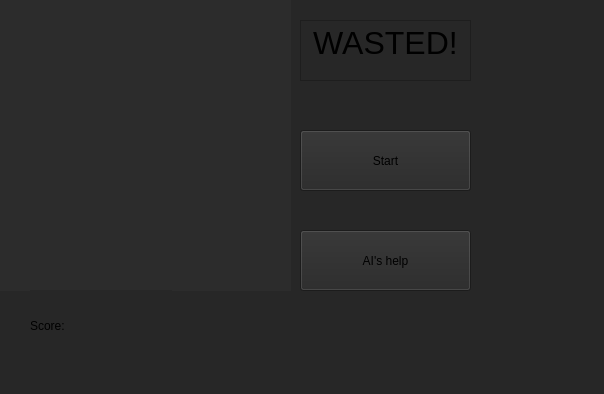
<?xml version="1.0" encoding="UTF-8"?>
<ui version="4.0">
 <class>MainWindow</class>
 <widget class="QMainWindow" name="MainWindow">
  <property name="geometry">
   <rect>
    <x>0</x>
    <y>0</y>
    <width>604</width>
    <height>394</height>
   </rect>
  </property>
  <property name="windowTitle">
   <string>MainWindow</string>
  </property>
  <property name="autoFillBackground">
   <bool>false</bool>
  </property>
  <property name="styleSheet">
   <string notr="true">background-color: rgb(39, 39, 39);</string>
  </property>
  <widget class="QWidget" name="centralwidget">
   <widget class="QPushButton" name="pushButton">
    <property name="geometry">
     <rect>
      <x>300</x>
      <y>130</y>
      <width>171</width>
      <height>61</height>
     </rect>
    </property>
    <property name="focusPolicy">
     <enum>Qt::NoFocus</enum>
    </property>
    <property name="styleSheet">
     <string notr="true">
font: 75 20pt &quot;C059&quot;;</string>
    </property>
    <property name="text">
     <string>Start</string>
    </property>
   </widget>
   <widget class="QLabel" name="cell_1">
    <property name="enabled">
     <bool>true</bool>
    </property>
    <property name="geometry">
     <rect>
      <x>0</x>
      <y>0</y>
      <width>71</width>
      <height>71</height>
     </rect>
    </property>
    <property name="toolTip">
     <string>&lt;html&gt;&lt;head/&gt;&lt;body&gt;&lt;p align=&quot;center&quot;&gt;&lt;br/&gt;&lt;/p&gt;&lt;/body&gt;&lt;/html&gt;</string>
    </property>
    <property name="whatsThis">
     <string>&lt;html&gt;&lt;head/&gt;&lt;body&gt;&lt;p align=&quot;center&quot;&gt;&lt;br/&gt;&lt;/p&gt;&lt;/body&gt;&lt;/html&gt;</string>
    </property>
    <property name="styleSheet">
     <string notr="true">background-color: rgb(44, 44, 44);
font: 87 20pt &quot;Noto Sans Armenian Blk&quot;;
color: rgb(159, 159, 159);</string>
    </property>
    <property name="text">
     <string>&lt;html&gt;&lt;head/&gt;&lt;body&gt;&lt;p align=&quot;center&quot;&gt;&lt;br/&gt;&lt;/p&gt;&lt;/body&gt;&lt;/html&gt;</string>
    </property>
    <property name="alignment">
     <set>Qt::AlignCenter</set>
    </property>
   </widget>
   <widget class="QLabel" name="cell_2">
    <property name="enabled">
     <bool>true</bool>
    </property>
    <property name="geometry">
     <rect>
      <x>71</x>
      <y>0</y>
      <width>71</width>
      <height>71</height>
     </rect>
    </property>
    <property name="styleSheet">
     <string notr="true">background-color: rgb(44, 44, 44);
font: 87 20pt &quot;Noto Sans Armenian Blk&quot;;
color: rgb(159, 159, 159);</string>
    </property>
    <property name="text">
     <string>&lt;html&gt;&lt;head/&gt;&lt;body&gt;&lt;p align=&quot;center&quot;&gt;&lt;br/&gt;&lt;/p&gt;&lt;/body&gt;&lt;/html&gt;</string>
    </property>
    <property name="alignment">
     <set>Qt::AlignCenter</set>
    </property>
   </widget>
   <widget class="QLabel" name="cell_3">
    <property name="enabled">
     <bool>true</bool>
    </property>
    <property name="geometry">
     <rect>
      <x>142</x>
      <y>0</y>
      <width>71</width>
      <height>71</height>
     </rect>
    </property>
    <property name="styleSheet">
     <string notr="true">background-color: rgb(44, 44, 44);
font: 87 20pt &quot;Noto Sans Armenian Blk&quot;;
color: rgb(159, 159, 159);</string>
    </property>
    <property name="text">
     <string>&lt;html&gt;&lt;head/&gt;&lt;body&gt;&lt;p align=&quot;center&quot;&gt;&lt;br/&gt;&lt;/p&gt;&lt;/body&gt;&lt;/html&gt;</string>
    </property>
    <property name="alignment">
     <set>Qt::AlignCenter</set>
    </property>
   </widget>
   <widget class="QLabel" name="cell_4">
    <property name="enabled">
     <bool>true</bool>
    </property>
    <property name="geometry">
     <rect>
      <x>213</x>
      <y>0</y>
      <width>71</width>
      <height>71</height>
     </rect>
    </property>
    <property name="styleSheet">
     <string notr="true">background-color: rgb(44, 44, 44);
font: 87 20pt &quot;Noto Sans Armenian Blk&quot;;
color: rgb(159, 159, 159);</string>
    </property>
    <property name="text">
     <string>&lt;html&gt;&lt;head/&gt;&lt;body&gt;&lt;p align=&quot;center&quot;&gt;&lt;br/&gt;&lt;/p&gt;&lt;/body&gt;&lt;/html&gt;</string>
    </property>
    <property name="alignment">
     <set>Qt::AlignCenter</set>
    </property>
   </widget>
   <widget class="QLabel" name="cell_5">
    <property name="enabled">
     <bool>true</bool>
    </property>
    <property name="geometry">
     <rect>
      <x>0</x>
      <y>71</y>
      <width>71</width>
      <height>71</height>
     </rect>
    </property>
    <property name="styleSheet">
     <string notr="true">background-color: rgb(44, 44, 44);
font: 87 20pt &quot;Noto Sans Armenian Blk&quot;;
color: rgb(159, 159, 159);</string>
    </property>
    <property name="text">
     <string>&lt;html&gt;&lt;head/&gt;&lt;body&gt;&lt;p align=&quot;center&quot;&gt;&lt;br/&gt;&lt;/p&gt;&lt;/body&gt;&lt;/html&gt;</string>
    </property>
    <property name="alignment">
     <set>Qt::AlignCenter</set>
    </property>
   </widget>
   <widget class="QLabel" name="cell_6">
    <property name="enabled">
     <bool>true</bool>
    </property>
    <property name="geometry">
     <rect>
      <x>71</x>
      <y>71</y>
      <width>71</width>
      <height>71</height>
     </rect>
    </property>
    <property name="styleSheet">
     <string notr="true">background-color: rgb(44, 44, 44);
font: 87 20pt &quot;Noto Sans Armenian Blk&quot;;
color: rgb(159, 159, 159);</string>
    </property>
    <property name="text">
     <string>&lt;html&gt;&lt;head/&gt;&lt;body&gt;&lt;p align=&quot;center&quot;&gt;&lt;br/&gt;&lt;/p&gt;&lt;/body&gt;&lt;/html&gt;</string>
    </property>
    <property name="alignment">
     <set>Qt::AlignCenter</set>
    </property>
   </widget>
   <widget class="QLabel" name="cell_7">
    <property name="enabled">
     <bool>true</bool>
    </property>
    <property name="geometry">
     <rect>
      <x>142</x>
      <y>71</y>
      <width>71</width>
      <height>71</height>
     </rect>
    </property>
    <property name="styleSheet">
     <string notr="true">background-color: rgb(44, 44, 44);
font: 87 20pt &quot;Noto Sans Armenian Blk&quot;;
color: rgb(159, 159, 159);</string>
    </property>
    <property name="text">
     <string>&lt;html&gt;&lt;head/&gt;&lt;body&gt;&lt;p align=&quot;center&quot;&gt;&lt;br/&gt;&lt;/p&gt;&lt;/body&gt;&lt;/html&gt;</string>
    </property>
    <property name="alignment">
     <set>Qt::AlignCenter</set>
    </property>
   </widget>
   <widget class="QLabel" name="cell_8">
    <property name="enabled">
     <bool>true</bool>
    </property>
    <property name="geometry">
     <rect>
      <x>213</x>
      <y>71</y>
      <width>71</width>
      <height>71</height>
     </rect>
    </property>
    <property name="autoFillBackground">
     <bool>false</bool>
    </property>
    <property name="styleSheet">
     <string notr="true">background-color: rgb(44, 44, 44);
font: 87 20pt &quot;Noto Sans Armenian Blk&quot;;
color: rgb(159, 159, 159);</string>
    </property>
    <property name="text">
     <string>&lt;html&gt;&lt;head/&gt;&lt;body&gt;&lt;p align=&quot;center&quot;&gt;&lt;br/&gt;&lt;/p&gt;&lt;/body&gt;&lt;/html&gt;</string>
    </property>
    <property name="alignment">
     <set>Qt::AlignCenter</set>
    </property>
   </widget>
   <widget class="QLabel" name="cell_9">
    <property name="enabled">
     <bool>true</bool>
    </property>
    <property name="geometry">
     <rect>
      <x>0</x>
      <y>142</y>
      <width>71</width>
      <height>71</height>
     </rect>
    </property>
    <property name="styleSheet">
     <string notr="true">background-color: rgb(44, 44, 44);
font: 87 20pt &quot;Noto Sans Armenian Blk&quot;;
color: rgb(159, 159, 159);</string>
    </property>
    <property name="text">
     <string>&lt;html&gt;&lt;head/&gt;&lt;body&gt;&lt;p align=&quot;center&quot;&gt;&lt;br/&gt;&lt;/p&gt;&lt;/body&gt;&lt;/html&gt;</string>
    </property>
    <property name="alignment">
     <set>Qt::AlignCenter</set>
    </property>
   </widget>
   <widget class="QLabel" name="cell_10">
    <property name="enabled">
     <bool>true</bool>
    </property>
    <property name="geometry">
     <rect>
      <x>71</x>
      <y>142</y>
      <width>71</width>
      <height>71</height>
     </rect>
    </property>
    <property name="styleSheet">
     <string notr="true">background-color: rgb(44, 44, 44);
font: 87 20pt &quot;Noto Sans Armenian Blk&quot;;
color: rgb(159, 159, 159);</string>
    </property>
    <property name="text">
     <string>&lt;html&gt;&lt;head/&gt;&lt;body&gt;&lt;p align=&quot;center&quot;&gt;&lt;br/&gt;&lt;/p&gt;&lt;/body&gt;&lt;/html&gt;</string>
    </property>
    <property name="alignment">
     <set>Qt::AlignCenter</set>
    </property>
   </widget>
   <widget class="QLabel" name="cell_11">
    <property name="enabled">
     <bool>true</bool>
    </property>
    <property name="geometry">
     <rect>
      <x>142</x>
      <y>142</y>
      <width>71</width>
      <height>71</height>
     </rect>
    </property>
    <property name="styleSheet">
     <string notr="true">background-color: rgb(44, 44, 44);
font: 87 20pt &quot;Noto Sans Armenian Blk&quot;;
color: rgb(159, 159, 159);</string>
    </property>
    <property name="text">
     <string>&lt;html&gt;&lt;head/&gt;&lt;body&gt;&lt;p align=&quot;center&quot;&gt;&lt;br/&gt;&lt;/p&gt;&lt;/body&gt;&lt;/html&gt;</string>
    </property>
    <property name="alignment">
     <set>Qt::AlignCenter</set>
    </property>
   </widget>
   <widget class="QLabel" name="cell_12">
    <property name="enabled">
     <bool>true</bool>
    </property>
    <property name="geometry">
     <rect>
      <x>213</x>
      <y>142</y>
      <width>71</width>
      <height>71</height>
     </rect>
    </property>
    <property name="styleSheet">
     <string notr="true">background-color: rgb(44, 44, 44);
font: 87 20pt &quot;Noto Sans Armenian Blk&quot;;
color: rgb(159, 159, 159);</string>
    </property>
    <property name="text">
     <string>&lt;html&gt;&lt;head/&gt;&lt;body&gt;&lt;p align=&quot;center&quot;&gt;&lt;br/&gt;&lt;/p&gt;&lt;/body&gt;&lt;/html&gt;</string>
    </property>
    <property name="alignment">
     <set>Qt::AlignCenter</set>
    </property>
   </widget>
   <widget class="QLabel" name="cell_13">
    <property name="enabled">
     <bool>true</bool>
    </property>
    <property name="geometry">
     <rect>
      <x>0</x>
      <y>213</y>
      <width>71</width>
      <height>71</height>
     </rect>
    </property>
    <property name="styleSheet">
     <string notr="true">background-color: rgb(44, 44, 44);
font: 87 20pt &quot;Noto Sans Armenian Blk&quot;;
color: rgb(159, 159, 159);</string>
    </property>
    <property name="text">
     <string>&lt;html&gt;&lt;head/&gt;&lt;body&gt;&lt;p align=&quot;center&quot;&gt;&lt;br/&gt;&lt;/p&gt;&lt;/body&gt;&lt;/html&gt;</string>
    </property>
    <property name="alignment">
     <set>Qt::AlignCenter</set>
    </property>
   </widget>
   <widget class="QLabel" name="cell_14">
    <property name="enabled">
     <bool>true</bool>
    </property>
    <property name="geometry">
     <rect>
      <x>71</x>
      <y>213</y>
      <width>71</width>
      <height>71</height>
     </rect>
    </property>
    <property name="styleSheet">
     <string notr="true">background-color: rgb(44, 44, 44);
font: 87 20pt &quot;Noto Sans Armenian Blk&quot;;
color: rgb(159, 159, 159);</string>
    </property>
    <property name="text">
     <string>&lt;html&gt;&lt;head/&gt;&lt;body&gt;&lt;p align=&quot;center&quot;&gt;&lt;br/&gt;&lt;/p&gt;&lt;/body&gt;&lt;/html&gt;</string>
    </property>
    <property name="alignment">
     <set>Qt::AlignCenter</set>
    </property>
   </widget>
   <widget class="QLabel" name="cell_15">
    <property name="enabled">
     <bool>true</bool>
    </property>
    <property name="geometry">
     <rect>
      <x>142</x>
      <y>213</y>
      <width>71</width>
      <height>71</height>
     </rect>
    </property>
    <property name="styleSheet">
     <string notr="true">background-color: rgb(44, 44, 44);
font: 87 20pt &quot;Noto Sans Armenian Blk&quot;;
color: rgb(159, 159, 159);</string>
    </property>
    <property name="text">
     <string>&lt;html&gt;&lt;head/&gt;&lt;body&gt;&lt;p align=&quot;center&quot;&gt;&lt;br/&gt;&lt;/p&gt;&lt;/body&gt;&lt;/html&gt;</string>
    </property>
    <property name="alignment">
     <set>Qt::AlignCenter</set>
    </property>
   </widget>
   <widget class="QLabel" name="cell_16">
    <property name="enabled">
     <bool>true</bool>
    </property>
    <property name="geometry">
     <rect>
      <x>213</x>
      <y>213</y>
      <width>71</width>
      <height>71</height>
     </rect>
    </property>
    <property name="styleSheet">
     <string notr="true">background-color: rgb(44, 44, 44);
font: 87 20pt &quot;Noto Sans Armenian Blk&quot;;
color: rgb(159, 159, 159);</string>
    </property>
    <property name="text">
     <string>&lt;html&gt;&lt;head/&gt;&lt;body&gt;&lt;p align=&quot;center&quot;&gt;&lt;br/&gt;&lt;/p&gt;&lt;/body&gt;&lt;/html&gt;</string>
    </property>
    <property name="alignment">
     <set>Qt::AlignCenter</set>
    </property>
   </widget>
   <widget class="QLabel" name="total_score">
    <property name="enabled">
     <bool>true</bool>
    </property>
    <property name="geometry">
     <rect>
      <x>101</x>
      <y>290</y>
      <width>71</width>
      <height>71</height>
     </rect>
    </property>
    <property name="text">
     <string/>
    </property>
   </widget>
   <widget class="QLabel" name="label">
    <property name="geometry">
     <rect>
      <x>30</x>
      <y>290</y>
      <width>71</width>
      <height>71</height>
     </rect>
    </property>
    <property name="text">
     <string>Score:</string>
    </property>
   </widget>
   <widget class="QTextBrowser" name="textBrowser">
    <property name="geometry">
     <rect>
      <x>300</x>
      <y>20</y>
      <width>171</width>
      <height>61</height>
     </rect>
    </property>
    <property name="mouseTracking">
     <bool>false</bool>
    </property>
    <property name="focusPolicy">
     <enum>Qt::NoFocus</enum>
    </property>
    <property name="html">
     <string>&lt;!DOCTYPE HTML PUBLIC &quot;-//W3C//DTD HTML 4.0//EN&quot; &quot;http://www.w3.org/TR/REC-html40/strict.dtd&quot;&gt;
&lt;html&gt;&lt;head&gt;&lt;meta name=&quot;qrichtext&quot; content=&quot;1&quot; /&gt;&lt;style type=&quot;text/css&quot;&gt;
p, li { white-space: pre-wrap; }
&lt;/style&gt;&lt;/head&gt;&lt;body style=&quot; font-family:'Noto Sans'; font-size:10pt; font-weight:400; font-style:normal;&quot;&gt;
&lt;p align=&quot;center&quot; style=&quot; margin-top:0px; margin-bottom:0px; margin-left:0px; margin-right:0px; -qt-block-indent:0; text-indent:0px;&quot;&gt;&lt;span style=&quot; font-size:24pt;&quot;&gt;WASTED!&lt;/span&gt;&lt;/p&gt;&lt;/body&gt;&lt;/html&gt;</string>
    </property>
   </widget>
   <widget class="QLabel" name="label_2">
    <property name="geometry">
     <rect>
      <x>0</x>
      <y>0</y>
      <width>291</width>
      <height>291</height>
     </rect>
    </property>
    <property name="styleSheet">
     <string notr="true">background-color: rgb(44, 44, 44);</string>
    </property>
    <property name="text">
     <string/>
    </property>
   </widget>
   <widget class="QTextBrowser" name="textBrowser_2">
    <property name="geometry">
     <rect>
      <x>300</x>
      <y>20</y>
      <width>171</width>
      <height>61</height>
     </rect>
    </property>
    <property name="mouseTracking">
     <bool>false</bool>
    </property>
    <property name="focusPolicy">
     <enum>Qt::NoFocus</enum>
    </property>
    <property name="html">
     <string>&lt;!DOCTYPE HTML PUBLIC &quot;-//W3C//DTD HTML 4.0//EN&quot; &quot;http://www.w3.org/TR/REC-html40/strict.dtd&quot;&gt;
&lt;html&gt;&lt;head&gt;&lt;meta name=&quot;qrichtext&quot; content=&quot;1&quot; /&gt;&lt;style type=&quot;text/css&quot;&gt;
p, li { white-space: pre-wrap; }
&lt;/style&gt;&lt;/head&gt;&lt;body style=&quot; font-family:'Noto Sans'; font-size:10pt; font-weight:400; font-style:normal;&quot;&gt;
&lt;p align=&quot;center&quot; style=&quot; margin-top:0px; margin-bottom:0px; margin-left:0px; margin-right:0px; -qt-block-indent:0; text-indent:0px;&quot;&gt;&lt;span style=&quot; font-size:24pt;&quot;&gt;WIN!&lt;/span&gt;&lt;/p&gt;&lt;/body&gt;&lt;/html&gt;</string>
    </property>
   </widget>
   <widget class="QPushButton" name="pushButton_2">
    <property name="geometry">
     <rect>
      <x>300</x>
      <y>130</y>
      <width>171</width>
      <height>61</height>
     </rect>
    </property>
    <property name="focusPolicy">
     <enum>Qt::NoFocus</enum>
    </property>
    <property name="styleSheet">
     <string notr="true">
font: 75 20pt &quot;C059&quot;;</string>
    </property>
    <property name="text">
     <string>New</string>
    </property>
   </widget>
   <widget class="QPushButton" name="pushButton_3">
    <property name="geometry">
     <rect>
      <x>300</x>
      <y>230</y>
      <width>171</width>
      <height>61</height>
     </rect>
    </property>
    <property name="focusPolicy">
     <enum>Qt::NoFocus</enum>
    </property>
    <property name="styleSheet">
     <string notr="true">
font: 75 20pt &quot;C059&quot;;</string>
    </property>
    <property name="text">
     <string>AI's help</string>
    </property>
   </widget>
   <zorder>pushButton_2</zorder>
   <zorder>textBrowser_2</zorder>
   <zorder>label_2</zorder>
   <zorder>pushButton</zorder>
   <zorder>cell_1</zorder>
   <zorder>cell_2</zorder>
   <zorder>cell_3</zorder>
   <zorder>cell_4</zorder>
   <zorder>cell_5</zorder>
   <zorder>cell_6</zorder>
   <zorder>cell_7</zorder>
   <zorder>cell_8</zorder>
   <zorder>cell_9</zorder>
   <zorder>cell_11</zorder>
   <zorder>cell_12</zorder>
   <zorder>cell_13</zorder>
   <zorder>cell_14</zorder>
   <zorder>cell_15</zorder>
   <zorder>cell_16</zorder>
   <zorder>total_score</zorder>
   <zorder>label</zorder>
   <zorder>cell_10</zorder>
   <zorder>textBrowser</zorder>
   <zorder>pushButton_3</zorder>
  </widget>
  <widget class="QMenuBar" name="menubar">
   <property name="geometry">
    <rect>
     <x>0</x>
     <y>0</y>
     <width>604</width>
     <height>30</height>
    </rect>
   </property>
  </widget>
 </widget>
 <resources/>
 <connections/>
</ui>
